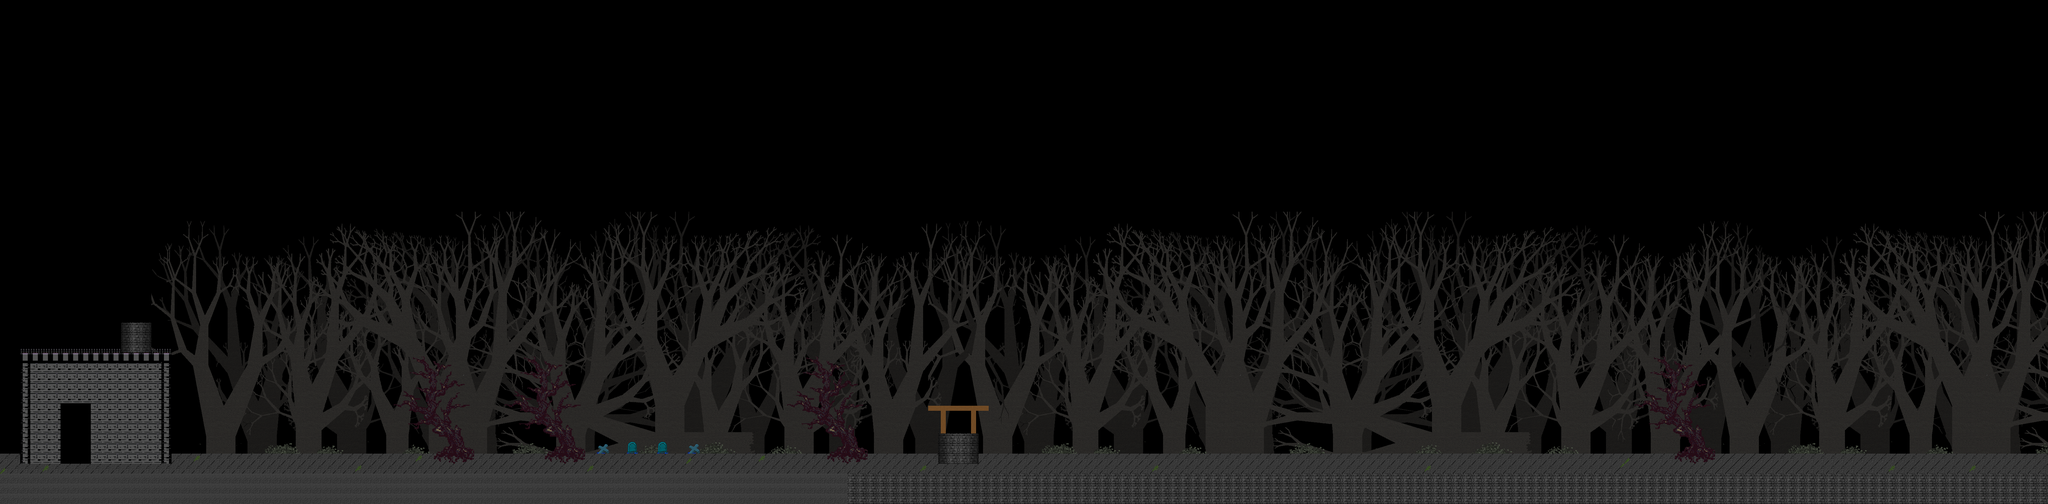

Below is a game level as drawn by its tile map, then a one-line description and the .tmx that defines it (tile-layer data replaced by summaries):
An orthogonal 203x50 tile map with 32x32 px tiles, 10 tile layers (back800, backbackground, back128, uninteractable, ...), 4 tilesets and 1 object.

<map version="1.0" orientation="orthogonal" renderorder="right-down" width="203" height="50" tilewidth="32" tileheight="32" nextobjectid="3">
 <tileset firstgid="1" name="tiles32" tilewidth="32" tileheight="32" tilecount="256">
  <image source="level.png" width="1024" height="256" />
  <tile id="4">
   <properties>
    <property name="type" value="STAIRS" />
   </properties>
  </tile>
  <tile id="5">
   <properties>
    <property name="type" value="STAIRS" />
   </properties>
  </tile>
  <tile id="43">
   <properties>
    <property name="smokegen" value="" />
   </properties>
  </tile>
 </tileset>
 <tileset firstgid="257" name="tiles128" tilewidth="128" tileheight="128" tilecount="128">
  <image source="level128.png" width="1024" height="2048" />
 </tileset>
 <tileset firstgid="385" name="tilesBGF" tilewidth="128" tileheight="128" tilecount="256">
  <image source="level800.png" width="2048" height="2048" />
 </tileset>
 <tileset firstgid="641" name="plattoon" tilewidth="32" tileheight="32" tilecount="672">
  <image source="plattoon.png" width="1024" height="686" />
 </tileset>
 <layer name="back800" width="203" height="50">
  <properties>
   <property name="128" value="" />
   <property name="bg" value="" />
  </properties>
  <data>[10150 cells, 355 non-empty, 147 distinct tile ids]</data>
 </layer>
 <layer name="backbackground" width="203" height="50">
  <properties>
   <property name="" value="" />
  </properties>
  <data>[10150 cells, 184 non-empty, 5 distinct tile ids]</data>
 </layer>
 <layer name="back128" width="203" height="50">
  <properties>
   <property name="128" value="" />
  </properties>
  <data>[10150 cells, 28 non-empty, 7 distinct tile ids]</data>
 </layer>
 <layer name="uninteractable" width="203" height="50">
  <data>[10150 cells, 810 non-empty, 17 distinct tile ids]</data>
 </layer>
 <layer name="dynamicbackground" width="203" height="50">
  <properties>
   <property name="dynamic" value="" />
  </properties>
  <data>[10150 cells, 0 non-empty, 0 distinct tile ids]</data>
 </layer>
 <layer name="platforms" width="203" height="50">
  <properties>
   <property name="PLATFORMS" value="" />
   <property name="collide" value="" />
  </properties>
  <data>[10150 cells, 203 non-empty, 6 distinct tile ids]</data>
 </layer>
 <layer name="walls" width="203" height="50">
  <properties>
   <property name="WALLS" value="" />
   <property name="collide" value="" />
   <property name="player" value="" />
  </properties>
  <data>[10150 cells, 0 non-empty, 0 distinct tile ids]</data>
 </layer>
 <layer name="foregroundTrans" width="203" height="50">
  <data>[10150 cells, 0 non-empty, 0 distinct tile ids]</data>
 </layer>
 <layer name="foreground" width="203" height="50">
  <data>[10150 cells, 21 non-empty, 4 distinct tile ids]</data>
 </layer>
 <layer name="dynamicforeground" width="203" height="50">
  <properties>
   <property name="dynamic" value="" />
  </properties>
  <data>[10150 cells, 0 non-empty, 0 distinct tile ids]</data>
 </layer>
 <objectgroup name="DOORS" visible="0">
  <object id="1" x="192" y="1280" width="96" height="193">
   <properties>
    <property name="exitX" value="832" />
    <property name="exitY" value="1152" />
    <property name="to_level" value="5" />
   </properties>
  </object>
 </objectgroup>
</map>
